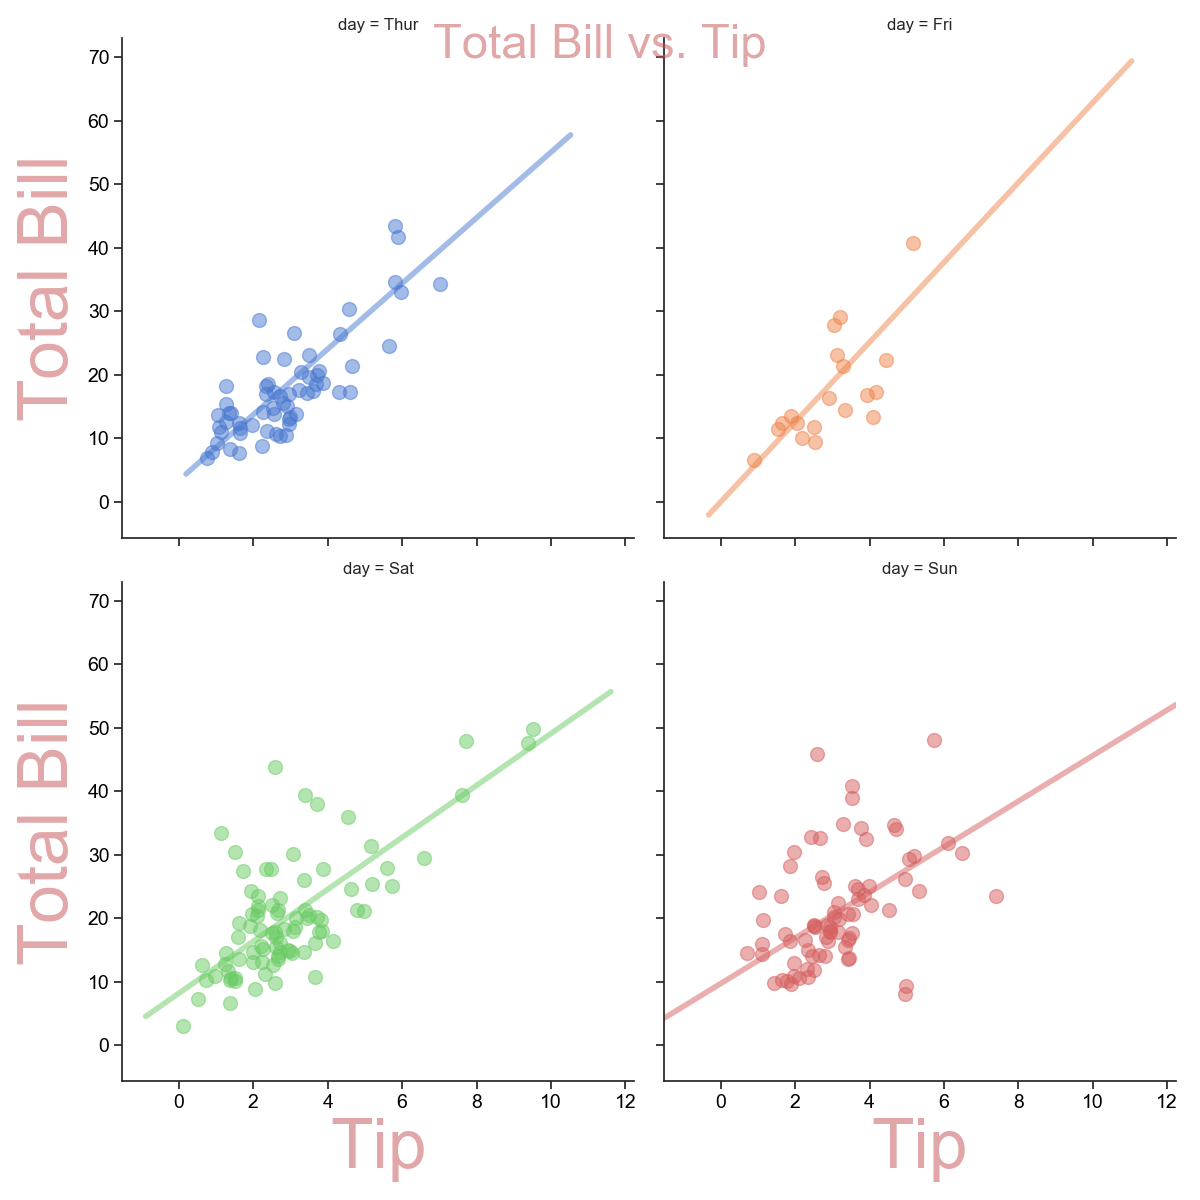

The script that saved this image:
import matplotlib.pyplot as plt  # sets up plotting under plt
import seaborn as sns  # sets up styles and gives us more plotting options

# load tips dataset
tips = sns.load_dataset("tips")  # loads as a pandas dataframe
print(tips.head())

# We dont Probably need the Gridlines. Do we? If yes comment this line
sns.set(style="ticks")

# So this function creates a faceted plot. The plot is parameterized by the following:

# col : divides the data points into days and creates that many plots
# palette: deep, muted, pastel, bright, dark, and colorblind. change the colors in graph. Experiment with these
# col_wrap: we want 2 graphs in a row? Yes.We do
# scatter_kws: attributes for points
# hue: Colors on a particular column.
# size: controls the size of graph

g = sns.lmplot(x="tip", y="total_bill", ci=None, data=tips, col="day",
               palette="muted", col_wrap=2, scatter_kws={"s": 100, "alpha": .5},
               line_kws={"lw": 4, "alpha": 0.5}, hue="day", x_jitter=1.0, y_jitter=1.0, height=6)

# remove the top and right line in graph
sns.despine()
# Additional line to adjust some appearance issue
plt.subplots_adjust(top=0.9)

# Set the Title of the graph from here
g.fig.suptitle('Total Bill vs. Tip', fontsize=34, color="r", alpha=0.5)

# Set the xlabel of the graph from here
g.set_xlabels("Tip", size=50, color="r", alpha=0.5)

# Set the ylabel of the graph from here
g.set_ylabels("Total Bill", size=50, color="r", alpha=0.5)

# Set the ticklabel size and color of the graph from here
titles = ['Thursday', 'Friday', 'Saturday', 'Sunday']
for ax, title in zip(g.axes.flat, titles):
    ax.tick_params(labelsize=14, labelcolor="black")

plt.tight_layout()
plt.savefig('scatterplot_subplots.png', format='png')
plt.show()
